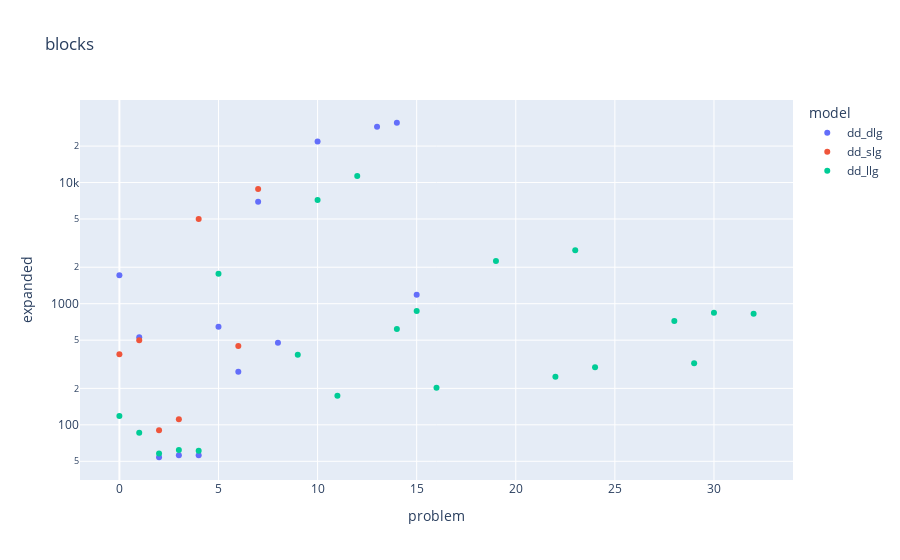
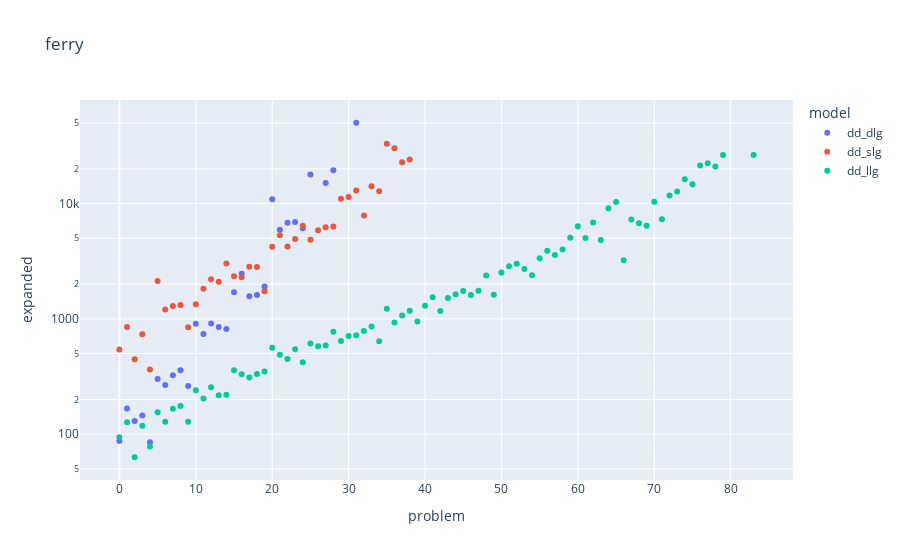
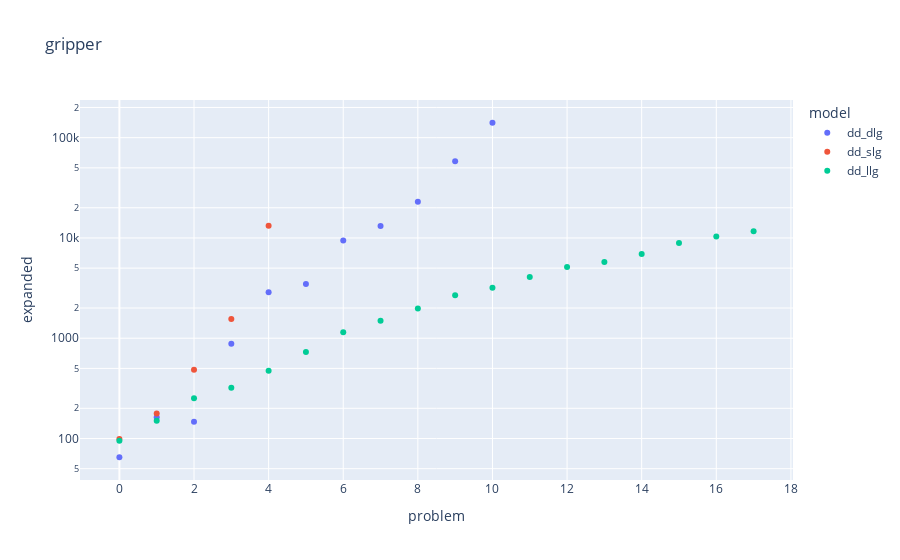
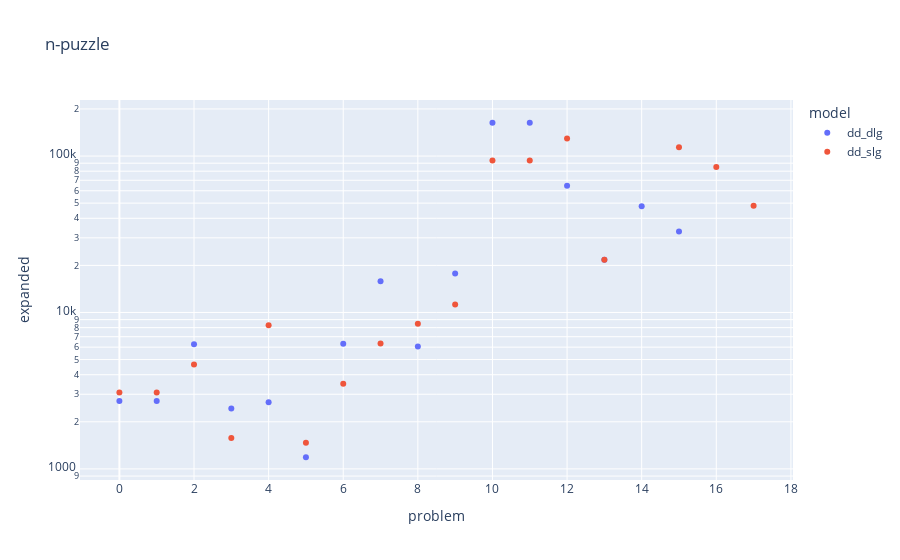

The code cell stored with these charts, in order, in its notebook:
### Markdown cell above
### Expanded

### Code cell
df = get_selected_param_df()
df = df[df["solved"] == 1]
for domain in DOMAINS:
    domain_df = df[df["domain"] == domain]
    fig = px.scatter(domain_df, x="problem", y="expanded", color="model", log_y=True, title=domain)
    fig.show()

### Figure 1 — Plotly figure (JSON) as saved in the notebook; plotly's stock layout.template omitted (floating-point values rounded to 4 significant figures)
{"data": [{"hovertemplate": "model=dd_dlg<br>problem=%{x}<br>expanded=%{y}<extra></extra>", "legendgroup": "dd_dlg", "marker": {"color": "#636efa", "symbol": "circle"}, "mode": "markers", "name": "dd_dlg", "orientation": "v", "showlegend": true, "type": "scatter", "x": [0, 1, 2, 3, 4, 5, 6, 7, 8, 10, 13, 14, 15], "xaxis": "x", "y": [1714, 528, 54, 56, 56, 644, 274, 6953, 476, 21843, 28840, 31161, 1184], "yaxis": "y"}, {"hovertemplate": "model=dd_slg<br>problem=%{x}<br>expanded=%{y}<extra></extra>", "legendgroup": "dd_slg", "marker": {"color": "#EF553B", "symbol": "circle"}, "mode": "markers", "name": "dd_slg", "orientation": "v", "showlegend": true, "type": "scatter", "x": [0, 1, 2, 3, 4, 6, 7], "xaxis": "x", "y": [383, 499, 90, 111, 5013, 447, 8833], "yaxis": "y"}, {"hovertemplate": "model=dd_llg<br>problem=%{x}<br>expanded=%{y}<extra></extra>", "legendgroup": "dd_llg", "marker": {"color": "#00cc96", "symbol": "circle"}, "mode": "markers", "name": "dd_llg", "orientation": "v", "showlegend": true, "type": "scatter", "x": [0, 1, 2, 3, 4, 5, 9, 10, 11, 12, 14, 15, 16, 19, 22, 23, 24, 28, 29, 30, 32], "xaxis": "x", "y": [118, 86, 58, 62, 61, 1764, 379, 7165, 174, 11331, 619, 869, 202, 2251, 249, 2757, 299, 720, 323, 841, 824], "yaxis": "y"}], "layout": {"legend": {"title": {"text": "model"}, "tracegroupgap": 0}, "title": {"text": "blocks"}, "xaxis": {"anchor": "y", "domain": [0, 1], "title": {"text": "problem"}}, "yaxis": {"anchor": "x", "domain": [0, 1], "title": {"text": "expanded"}, "type": "log"}}}

### Figure 2 — Plotly figure (JSON) as saved in the notebook; plotly's stock layout.template omitted (floating-point values rounded to 4 significant figures)
{"data": [{"hovertemplate": "model=dd_dlg<br>problem=%{x}<br>expanded=%{y}<extra></extra>", "legendgroup": "dd_dlg", "marker": {"color": "#636efa", "symbol": "circle"}, "mode": "markers", "name": "dd_dlg", "orientation": "v", "showlegend": true, "type": "scatter", "x": [0, 1, 2, 3, 4, 5, 6, 7, 8, 9, 10, 11, 12, 13, 14, 15, 16, 17, 18, 19, 20, 21, 22, 23, 24, 25, 27, 28, 31], "xaxis": "x", "y": [87, 167, 130, 145, 85, 301, 267, 324, 359, 262, 909, 739, 910, 850, 815, 1703, 2464, 1568, 1608, 1912, 10926, 5932, 6810, 6913, 6117, 17857, 15131, 19443, 50304], "yaxis": "y"}, {"hovertemplate": "model=dd_slg<br>problem=%{x}<br>expanded=%{y}<extra></extra>", "legendgroup": "dd_slg", "marker": {"color": "#EF553B", "symbol": "circle"}, "mode": "markers", "name": "dd_slg", "orientation": "v", "showlegend": true, "type": "scatter", "x": [0, 1, 2, 3, 4, 5, 6, 7, 8, 9, 10, 11, 12, 13, 14, 15, 16, 17, 18, 19, 20, 21, 22, 23, 24, 25, 26, 27, 28, 29, 30, 31, 32, 33, 34, 35, 36, 37, 38], "xaxis": "x", "y": [542, 852, 446, 734, 364, 2127, 1205, 1293, 1316, 847, 1338, 1827, 2207, 2097, 3030, 2345, 2292, 2830, 2821, 1740, 4220, 5319, 4251, 4925, 6424, 4846, 5881, 6223, 6317, 11011, 11437, 12998, 7875, 14136, 12776, 32989, 30225, 22830, 24185], "yaxis": "y"}, {"hovertemplate": "model=dd_llg<br>problem=%{x}<br>expanded=%{y}<extra></extra>", "legendgroup": "dd_llg", "marker": {"color": "#00cc96", "symbol": "circle"}, "mode": "markers", "name": "dd_llg", "orientation": "v", "showlegend": true, "type": "scatter", "x": [0, 1, 2, 3, 4, 5, 6, 7, 8, 9, 10, 11, 12, 13, 14, 15, 16, 17, 18, 19, 20, 21, 22, 23, 24, 25, 26, 27, 28, 29, 30, 31, 32, 33, 34, 35, 36, 37, 38, 39, 40, 41, 42, 43, 44, 45, 46, 47, 48, 49, 50, 51, 52, 53, 54, 55, 56, 57, 58, 59, 60, 61, 62, 63, 64, 65, 66, 67, 68, 69, 70, 71, 72, 73, 74, 75, 76, 77, 78, 79, 83], "xaxis": "x", "y": [94, 127, 63, 118, 78, 155, 128, 166, 175, 128, 240, 204, 255, 217, 220, 358, 330, 310, 332, 349, 561, 488, 448, 545, 420, 611, 580, 586, 775, 642, 711, 721, 785, 860, 640, 1221, 931, 1069, 1178, 951, 1298, 1539, 1171, 1519, 1639, 1748, 1615, 1754, 2382, 1620, 2519, 2856, 3011, 2708, 2387, 3349, 3902, 3574, 4000, 5058, 6348, 5024, 6855, 4841, 9114, 10331, 3228, 7280, 6754, 6440, 10381, 7313, 11785, 12742, 16259, 14738, 21444, 22376, 20965, 26421, 26419], "yaxis": "y"}], "layout": {"legend": {"title": {"text": "model"}, "tracegroupgap": 0}, "title": {"text": "ferry"}, "xaxis": {"anchor": "y", "domain": [0, 1], "title": {"text": "problem"}}, "yaxis": {"anchor": "x", "domain": [0, 1], "title": {"text": "expanded"}, "type": "log"}}}

### Figure 3 — Plotly figure (JSON) as saved in the notebook; plotly's stock layout.template omitted (floating-point values rounded to 4 significant figures)
{"data": [{"hovertemplate": "model=dd_dlg<br>problem=%{x}<br>expanded=%{y}<extra></extra>", "legendgroup": "dd_dlg", "marker": {"color": "#636efa", "symbol": "circle"}, "mode": "markers", "name": "dd_dlg", "orientation": "v", "showlegend": true, "type": "scatter", "x": [0, 1, 2, 3, 4, 5, 6, 7, 8, 9, 10], "xaxis": "x", "y": [65, 163, 147, 881, 2879, 3468, 9434, 13139, 22956, 58286, 140857], "yaxis": "y"}, {"hovertemplate": "model=dd_slg<br>problem=%{x}<br>expanded=%{y}<extra></extra>", "legendgroup": "dd_slg", "marker": {"color": "#EF553B", "symbol": "circle"}, "mode": "markers", "name": "dd_slg", "orientation": "v", "showlegend": true, "type": "scatter", "x": [0, 1, 2, 3, 4], "xaxis": "x", "y": [99, 178, 486, 1557, 13258], "yaxis": "y"}, {"hovertemplate": "model=dd_llg<br>problem=%{x}<br>expanded=%{y}<extra></extra>", "legendgroup": "dd_llg", "marker": {"color": "#00cc96", "symbol": "circle"}, "mode": "markers", "name": "dd_llg", "orientation": "v", "showlegend": true, "type": "scatter", "x": [0, 1, 2, 3, 4, 5, 6, 7, 8, 9, 10, 11, 12, 13, 14, 15, 16, 17], "xaxis": "x", "y": [95, 150, 252, 320, 473, 728, 1150, 1497, 1975, 2677, 3194, 4088, 5119, 5762, 6902, 8899, 10321, 11656], "yaxis": "y"}], "layout": {"legend": {"title": {"text": "model"}, "tracegroupgap": 0}, "title": {"text": "gripper"}, "xaxis": {"anchor": "y", "domain": [0, 1], "title": {"text": "problem"}}, "yaxis": {"anchor": "x", "domain": [0, 1], "title": {"text": "expanded"}, "type": "log"}}}

### Figure 4 — Plotly figure (JSON) as saved in the notebook; plotly's stock layout.template omitted (floating-point values rounded to 4 significant figures)
{"data": [{"hovertemplate": "model=dd_dlg<br>problem=%{x}<br>expanded=%{y}<extra></extra>", "legendgroup": "dd_dlg", "marker": {"color": "#636efa", "symbol": "circle"}, "mode": "markers", "name": "dd_dlg", "orientation": "v", "showlegend": true, "type": "scatter", "x": [0, 1, 2, 3, 4, 5, 6, 7, 8, 9, 10, 11, 12, 13, 14, 15], "xaxis": "x", "y": [2719, 2719, 6261, 2431, 2670, 1187, 6303, 15827, 6068, 17750, 163151, 163250, 64562, 21744, 47719, 32914], "yaxis": "y"}, {"hovertemplate": "model=dd_slg<br>problem=%{x}<br>expanded=%{y}<extra></extra>", "legendgroup": "dd_slg", "marker": {"color": "#EF553B", "symbol": "circle"}, "mode": "markers", "name": "dd_slg", "orientation": "v", "showlegend": true, "type": "scatter", "x": [0, 1, 2, 3, 4, 5, 6, 7, 8, 9, 10, 11, 12, 13, 15, 16, 17], "xaxis": "x", "y": [3074, 3074, 4655, 1575, 8297, 1470, 3499, 6322, 8479, 11253, 93524, 93503, 129319, 21710, 113829, 85100, 48157], "yaxis": "y"}], "layout": {"legend": {"title": {"text": "model"}, "tracegroupgap": 0}, "title": {"text": "n-puzzle"}, "xaxis": {"anchor": "y", "domain": [0, 1], "title": {"text": "problem"}}, "yaxis": {"anchor": "x", "domain": [0, 1], "title": {"text": "expanded"}, "type": "log"}}}
